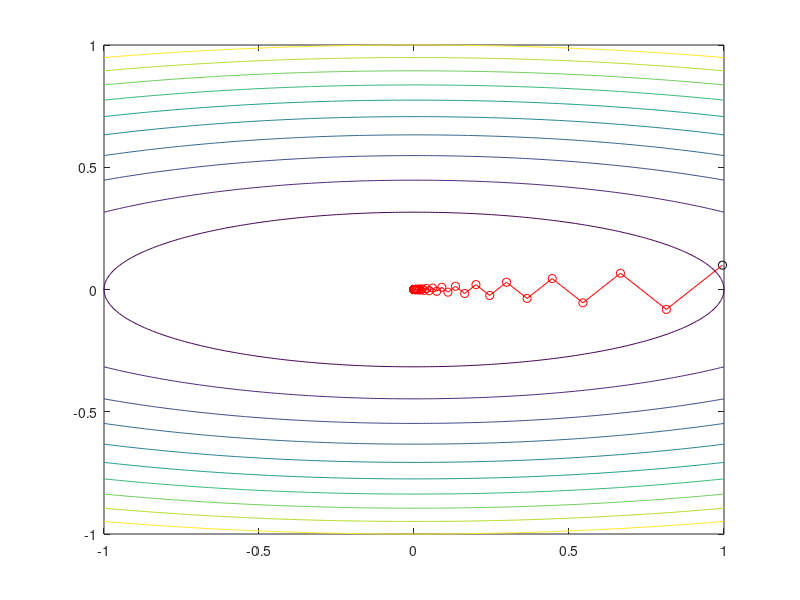
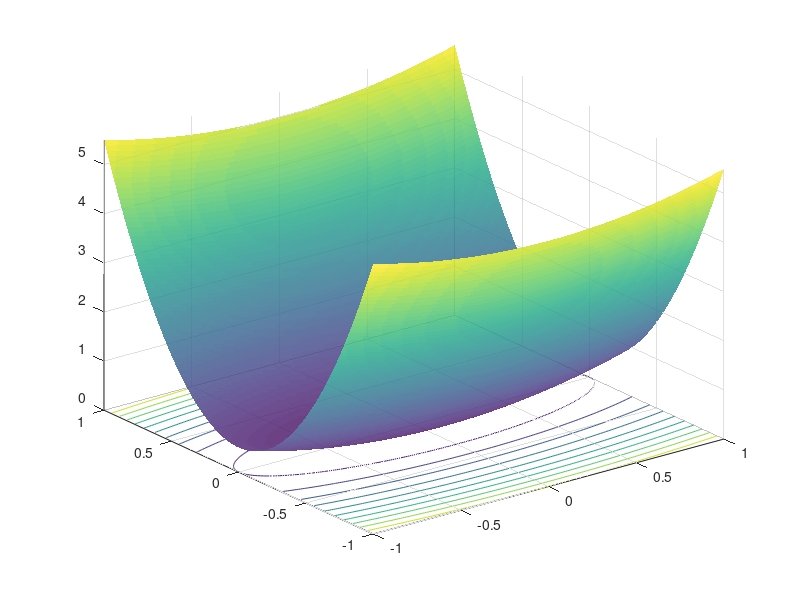

These charts were generated, in order, by the following MATLAB code:
%######################################################
% This code is part of the Matlab-based toolbox
% OPTIK --- Optimization Toolkit
% For details see https://github.com/andreasmang/optik
%######################################################
clear, close all;
clc;
% this script implements gradient descent for a simple
% test problem with analytical line search

itermax = 100; % max number of iterations
opttol  = 1e-12;
xtrue   = [0.0;0.0];

% c = [1; 1]; % well conditioned
c = [1,10]; % badly conditioned

% prevent user from attempting to solve problems that will not work
if (c(1) <= 0 || c(2) <= 0)
    warning('does not work for non-convex problems');
    return;
end

% compute initial guess (non-zero, since 0 is the solution)
x = zeros(2,1);
x(1) = c(2) / sqrt(c(1)^2 + c(2)^2);
x(2) = c(1) / sqrt(c(1)^2 + c(2)^2);

% compute matrix for quadratic; since this matrix
% is diagonal, diagonal entries will correspond
% to the eigenvalues
Q = diag([c(1),c(2)]);

% function handles for objective and gradient
f0 = @(x) 0.5*x'*Q*x;
g  = @(x) Q*x;

% compute norm of gradient for initial guess
ng0 = norm(g(x));
if ng0 < 1E-12, ng0 = 1.0; end

% allocate array for storing history / iterates
y = zeros([2,itermax+1]);
y(:,1) = x;

% display header
fprintf('%s\n',repmat('-' , [1,93]));
fprintf('iter  %5s %17s %17s %22s %13s\n', 'f0(x)', 'x(1)', 'x(2)', '||g||_rel', 'error');
fprintf('%s\n',repmat('-' , [1,93]));

% flag to indicate if we did converge after less then or equal to max
% number of iterations
converged = false;

f0eval = zeros(itermax,1);

% perform gradient descent with analytical line search
for iter = 1:itermax
    
    f0eval(iter) = f0(x);
    
	% minimizer is x^\star = (0,0)^\T
	delta = sqrt((xtrue(1) - x(1))^2 + (xtrue(1) - x(2))^2);
    gx    = g(x);

	fprintf('%3d   %+4.8e   %+4.8e   %+4.8e   %+4.8e   %+4.8e\n',iter, f0eval(iter), x(1), x(2), norm(gx)/ng0, delta);
    if delta < opttol
        converged = true;
        break;
    end
    
    % compute line search parameter analytically
    alpha = gx(:)'*gx(:)/(gx(:)'*Q*gx(:));

    % update iterate
    y(:,iter+1) = x - alpha.*g(x);
	x = y(:,iter+1);
end

% display meta info and error for final iterate
if (converged)
	fprintf('%s\n',repmat('-' , [1,93]));
	fprintf(' converged with error %2.12e (cond Q = %2.12e)\n', delta,max(c)/min(c));
	fprintf('%s\n',repmat('-' , [1,93]));
else
	fprintf('%s\n',repmat('-' , [1,93]));
	fprintf(' error after %d iterations: %2.12e (cond Q = %2.12e)\n', iter, delta,max(c)/min(c));
	fprintf('%s\n',repmat('-' , [1,93]));    
end

% plot results
[x1,x2] = ndgrid(-1:1/100:1, -1:1/100:1);

f0s = zeros(size(x1));
for i = 1 : size(x1,1)
	for j = 1 : size(x1,2)
		x(1) = x1(i,j);
		x(2) = x2(i,j);
		f0s(i,j) = f0(x);
	end
end

figure();
contour(x1,x2,f0s);
hold on;
plot(y(1,1),y(2,1),'ok');
plot(y(1,1:iter),y(2,1:iter),'-r');
plot(y(1,2:iter),y(2,2:iter),'or');
hold off;


figure(),
s = surfc(x1,x2,f0s,'FaceAlpha',0.8,'EdgeColor','none');
hold on;
scatter3(y(1,1:iter),y(2,1:iter),f0eval(1:iter),'r','filled');
plot3(y(1,1:iter),y(2,1:iter),f0eval(1:iter),'-','LineWidth',2);

zlim([min(f0s(:))-0.1*min(f0s(:)),max(f0s(:))]);
hold off;